Frame 1 (no input): blank canvas, image omitted
Frame 60 (no input): blank canvas, image omitted
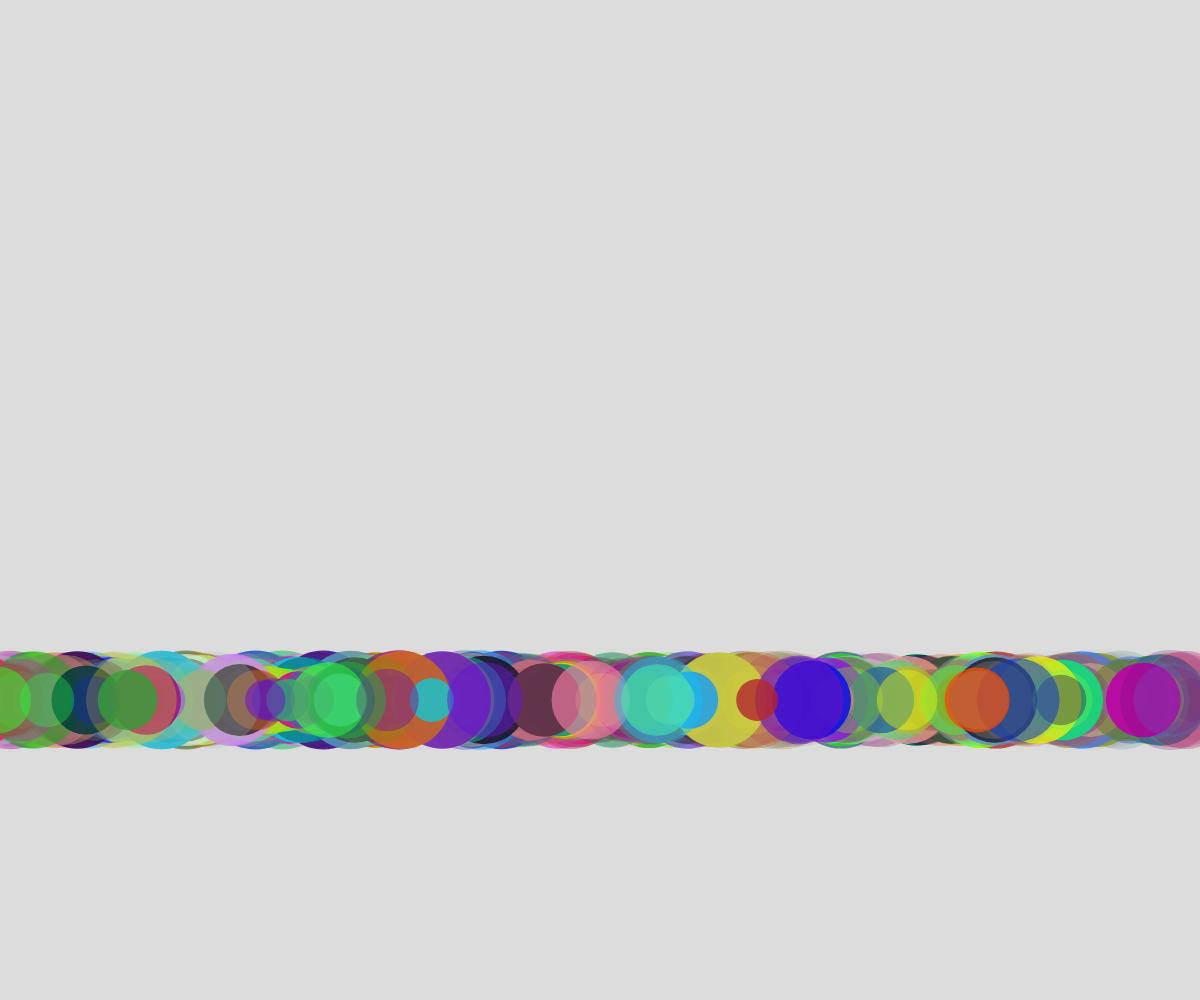
Frame 120 (the mouse pressed at the canvas centre since frame 60)

The p5.js sketch whose frames 1 and 60 were blank and that drew this single picture after the mouse press (run headless with seeded random() and noise() and a simulated clock; from frame 60 on, the mouse is pressed at the canvas centre):

// p5.js sketch
// ── sketch.js
// bubble demo

let theBubbles = [];

function setup() {
  createCanvas(windowWidth, windowHeight);

  
}
function mousePressed() {
  for (let i = 0;  i<1000 ; i ++){
    spawnBubble(); 
  }
}
function spawnBubble() {
  let bubble = {
    x: random(width),
    y:height, 
    r:random(20,50), 
    dx:  0,
    dy: -5, 
    theColor: color(random(255),random(255),random(255),random(255)),
  };
  theBubbles.push(bubble);
}

function draw() {
  background(220);
  bubbleUp();
  displayBubble();
}
function bubbleUp() {
  for (let bubble of theBubbles) {
    bubble.y += bubble.dy;
    bubble.x += random(-5,5);
  }
}
function displayBubble() {
  for (let bubble of theBubbles) {
    noStroke();
    fill(bubble.theColor);
    circle(bubble.x , bubble.y, bubble.r * 2);
  }
}
